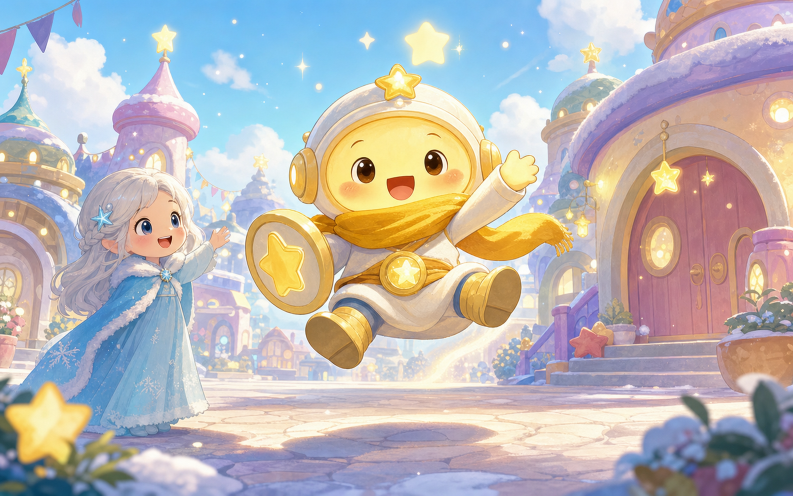
#> input picture assets/images/lesson01/panel03.png, 1586 x 992 px (shown at 1/2 size); its folder holds only this picture in this run
$ python crop_2x2_storyboard.py --lesson ../assets/images/lesson01 --start 5 --source ../assets/images/lesson01/panel03.png
#> lines starting #> are read from the running program, lines starting #| are printed output that depends on the picture
#!/usr/bin/env python3
"""Crop the latest generated 2x2 storyboard sheet into four lesson panels."""

from __future__ import annotations

import argparse
from pathlib import Path
from typing import Iterable

from PIL import Image


DEFAULT_GENERATED_ROOT = Path("/Users/hik/.codex/generated_images")


def latest_png(root: Path) -> Path:
    files = [p for p in root.rglob("*.png") if p.is_file()]
    if not files:
        raise FileNotFoundError(f"No generated PNG found under {root}")
    return max(files, key=lambda p: p.stat().st_mtime)


def whiteness_by_col(img: Image.Image) -> list[float]:
    width, height = img.size
    pix = img.load()
    step = max(1, height // 300)
    scores: list[float] = []
    for x in range(width):
        total = 0
        white = 0
        for y in range(0, height, step):
            r, g, b = pix[x, y]
            total += 1
            if r > 245 and g > 245 and b > 245:
                white += 1
        scores.append(white / total)
    return scores


def whiteness_by_row(img: Image.Image) -> list[float]:
    width, height = img.size
    pix = img.load()
    step = max(1, width // 300)
    scores: list[float] = []
    for y in range(height):
        total = 0
        white = 0
        for x in range(0, width, step):
            r, g, b = pix[x, y]
            total += 1
            if r > 245 and g > 245 and b > 245:
                white += 1
        scores.append(white / total)
    return scores


def center_band(scores: list[float], threshold: float = 0.92) -> tuple[int, int]:
    center = len(scores) // 2
    lo = max(0, center - 140)
    hi = min(len(scores), center + 141)
    candidates = [i for i in range(lo, hi) if scores[i] >= threshold]
    if not candidates:
        return center, center

    groups: list[tuple[int, int]] = []
    start = prev = candidates[0]
    for idx in candidates[1:]:
        if idx == prev + 1:
            prev = idx
        else:
            groups.append((start, prev))
            start = prev = idx
    groups.append((start, prev))

    return min(groups, key=lambda g: abs(((g[0] + g[1]) // 2) - center))


def crop_boxes(width: int, height: int, x_band: tuple[int, int], y_band: tuple[int, int]) -> Iterable[tuple[int, int, int, int]]:
    x0, x1 = x_band
    y0, y1 = y_band
    return (
        (0, 0, x0, y0),
        (x1 + 1, 0, width, y0),
        (0, y1 + 1, x0, height),
        (x1 + 1, y1 + 1, width, height),
    )


def main() -> None:
    parser = argparse.ArgumentParser()
    parser.add_argument("--lesson", required=True, help="Output lesson directory name, for example lesson07")
    parser.add_argument("--start", required=True, type=int, help="First panel number to write, usually 1 or 5")
    parser.add_argument("--source", type=Path, help="Storyboard source image. Defaults to latest generated PNG.")
    parser.add_argument("--generated-root", type=Path, default=DEFAULT_GENERATED_ROOT)
    args = parser.parse_args()

    source = args.source or latest_png(args.generated_root)
    img = Image.open(source).convert("RGB")
#> img is the input picture: PIL image 1586x992 RGB; mean R, G, B 186.2, 181.5, 180.9
    width, height = img.size
#> width = 1586; height = 992
    x_band = center_band(whiteness_by_col(img))
#> after the loop in whiteness_by_col, `for x in range(width):`: scores = 1586 values, max 0.0574 at index 376, min 0 at index 1, mean 0.00567
#> in center_band, `center = len(scores) // 2`: center = 793
#> in center_band, `lo = max(0, center - 140)`: lo = 653
#> in center_band, `hi = min(len(scores), center + 141)`: hi = 934
#> in center_band, `candidates = [i for i in range(lo, hi) if scores[i] >= threshold]`: candidates = []
#> x_band = (793, 793)
    y_band = center_band(whiteness_by_row(img))
#> after the loop in whiteness_by_row, `for y in range(height):`: scores = 992 values, max 0.0597 at index 222, min 0 at index 12, mean 0.00553
#> y_band = (496, 496)

    out_dir = Path("assets/images") / args.lesson
    out_dir.mkdir(parents=True, exist_ok=True)

    written: list[Path] = []
    for offset, box in enumerate(crop_boxes(width, height, x_band, y_band)):
#> in crop_boxes, `x0, x1 = x_band`: x0 = 793
#> in crop_boxes, `y0, y1 = y_band`: y0 = 496
        panel_num = args.start + offset
        out_path = out_dir / f"panel{panel_num:02d}.png"
        img.crop(box).save(out_path)
        written.append(out_path)
#> this loop made 4 passes
#> pass 1, in main, `img.crop(box).save(out_path)`:
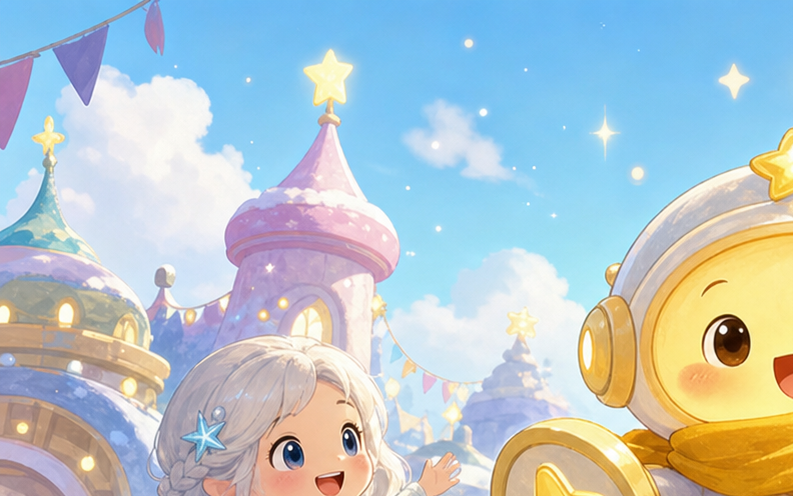
#> saved as panel05.png: PIL image 793x496 RGB; mean R, G, B 182.9, 198.2, 203.7
#> pass 2, in main, `img.crop(box).save(out_path)`:
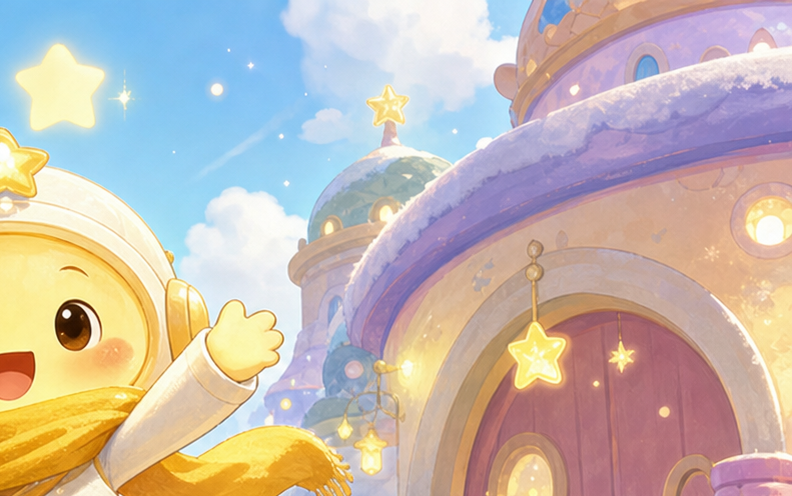
#> saved as panel06.png: PIL image 792x496 RGB; mean R, G, B 197.8, 185.1, 176.2
#> after the loop, written = 4 items

    print(f"source={source}")
    print(f"size={width}x{height} sep_x={x_band[0]}-{x_band[1]} sep_y={y_band[0]}-{y_band[1]}")
#| size=1586x992 sep_x=793-793 sep_y=496-496
    for path in written:
        print(path)
#> this loop made 4 passes
#| assets/images/../assets/images/lesson01/panel05.png
#| assets/images/../assets/images/lesson01/panel06.png
#| assets/images/../assets/images/lesson01/panel07.png
#| assets/images/../assets/images/lesson01/panel08.png


if __name__ == "__main__":
    main()

$ run again, on assets/images/lesson05/panel08.png
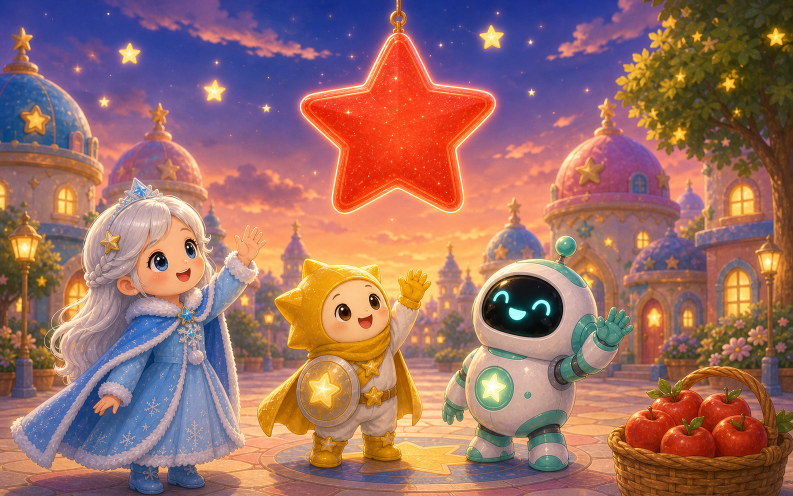
#> input picture assets/images/lesson05/panel08.png, 1586 x 992 px (shown at 1/2 size)
#> in main, img is the input picture: PIL image 1586x992 RGB; mean R, G, B 154.3, 109.6, 102.3
#> after the loop in whiteness_by_col, `for x in range(width):`: scores = 1586 values, max 0.0181 at index 985, min 0 at index 0, mean 0.000251
#> center = 793
#> lo = 653
#> hi = 934
#> candidates = []
#> x_band = (793, 793)
#> after the loop in whiteness_by_row, `for y in range(height):`: scores = 992 values, max 0.00943 at index 772, min 0 at index 0, mean 0.00025
#> y_band = (496, 496)
#> x0 = 793
#> y0 = 496
#> the loop in main, `for offset, box in enumerate(crop_boxes(width, height, x_band, y_band)):` made 4 passes
#> box on passes 1 to 4: (0, 0, 793, 496), (794, 0, 1586, 496), (0, 497, 793, 992), (794, 497, 1586, 992)
#> pass 1, in main, `img.crop(box).save(out_path)`:
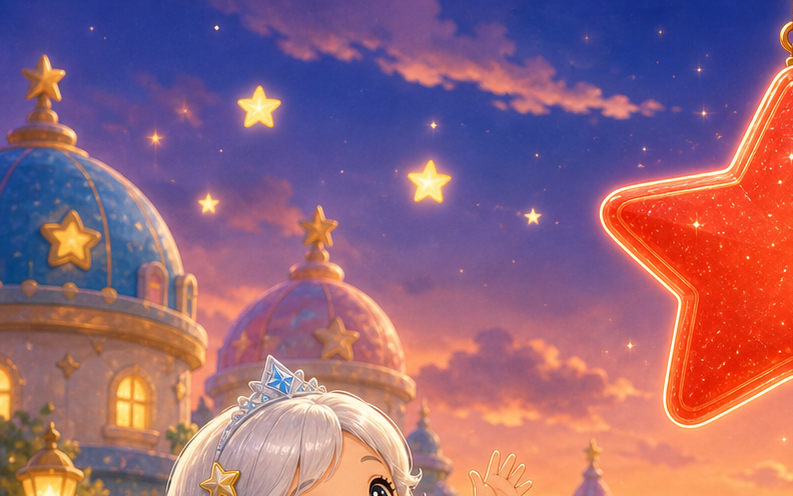
#> saved as panel05.png: PIL image 793x496 RGB; mean R, G, B 148.9, 101.6, 121.6
#> pass 2, in main, `img.crop(box).save(out_path)`:
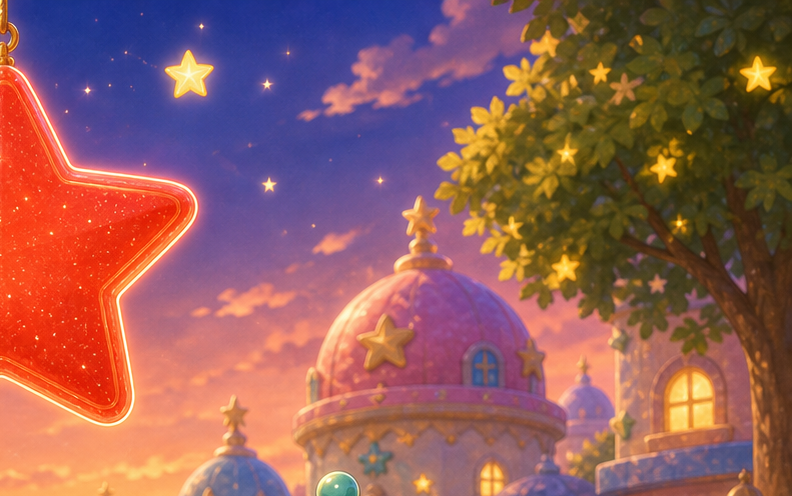
#> saved as panel06.png: PIL image 792x496 RGB; mean R, G, B 147.8, 94.4, 90.9
#> after the loop in main, `for offset, box in enumerate(crop_boxes(width, height, x_band, y_band)):`: written = 4 items
#| size=1586x992 sep_x=793-793 sep_y=496-496
#> the loop in main, `for path in written:` made 4 passes
#| assets/images/../assets/images/lesson05/panel05.png
#| assets/images/../assets/images/lesson05/panel06.png
#| assets/images/../assets/images/lesson05/panel07.png
#| assets/images/../assets/images/lesson05/panel08.png

$ run again, on assets/images/lesson06/panel02.png
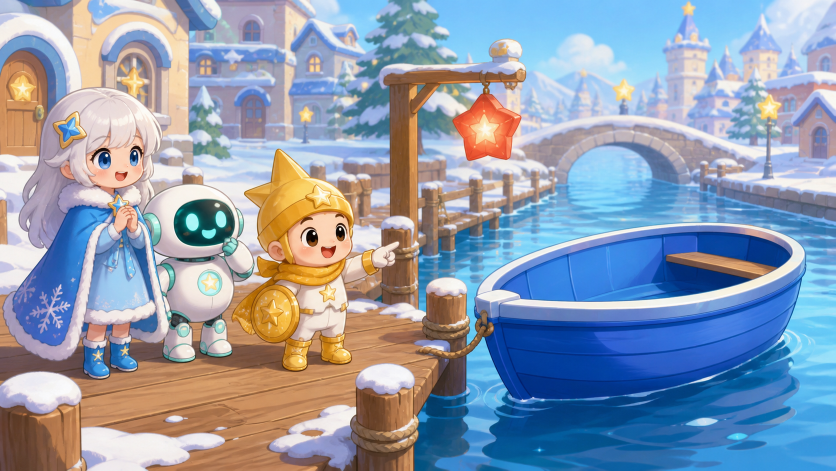
#> input picture assets/images/lesson06/panel02.png, 1672 x 941 px (shown at 1/2 size)
#> in main, img is the input picture: PIL image 1672x941 RGB; mean R, G, B 143.7, 155.9, 174.6
#> after the loop in whiteness_by_col, `for x in range(width):`: scores = 1672 values, max 0.0605 at index 118, min 0 at index 0, mean 0.00312
#> center = 836
#> lo = 696
#> hi = 977
#> candidates = []
#> x_band = (836, 836)
#> after the loop in whiteness_by_row, `for y in range(height):`: scores = 941 values, max 0.0388 at index 616, min 0 at index 0, mean 0.00299
#> y_band = (470, 470)
#> x0 = 836
#> y0 = 470
#> the loop in main, `for offset, box in enumerate(crop_boxes(width, height, x_band, y_band)):` made 4 passes
#> box on passes 1 to 4: (0, 0, 836, 470), (837, 0, 1672, 470), (0, 471, 836, 941), (837, 471, 1672, 941)
#> pass 1, in main, `img.crop(box).save(out_path)`:
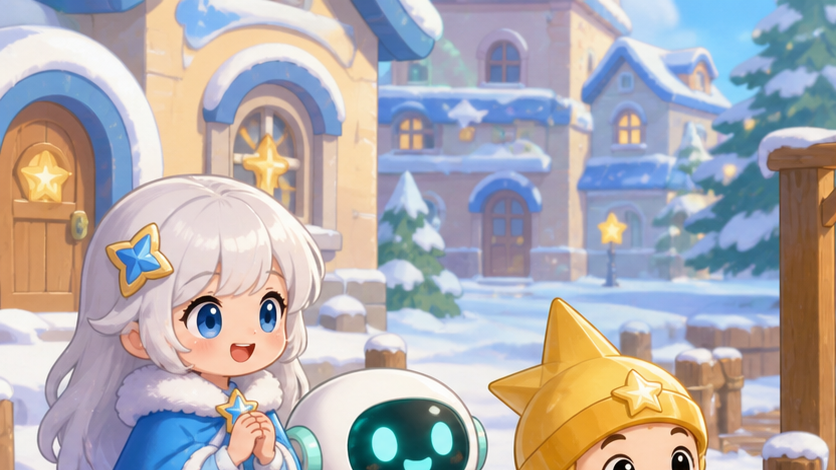
#> saved as panel05.png: PIL image 836x470 RGB; mean R, G, B 176.4, 172.2, 174.8
#> pass 2, in main, `img.crop(box).save(out_path)`:
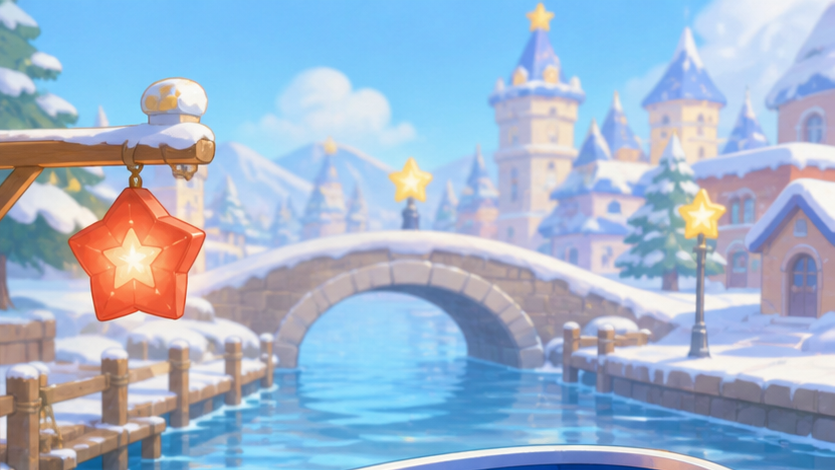
#> saved as panel06.png: PIL image 835x470 RGB; mean R, G, B 161.2, 182.2, 206.7
#> after the loop in main, `for offset, box in enumerate(crop_boxes(width, height, x_band, y_band)):`: written = 4 items
#| size=1672x941 sep_x=836-836 sep_y=470-470
#> the loop in main, `for path in written:` made 4 passes
#| assets/images/../assets/images/lesson06/panel05.png
#| assets/images/../assets/images/lesson06/panel06.png
#| assets/images/../assets/images/lesson06/panel07.png
#| assets/images/../assets/images/lesson06/panel08.png
